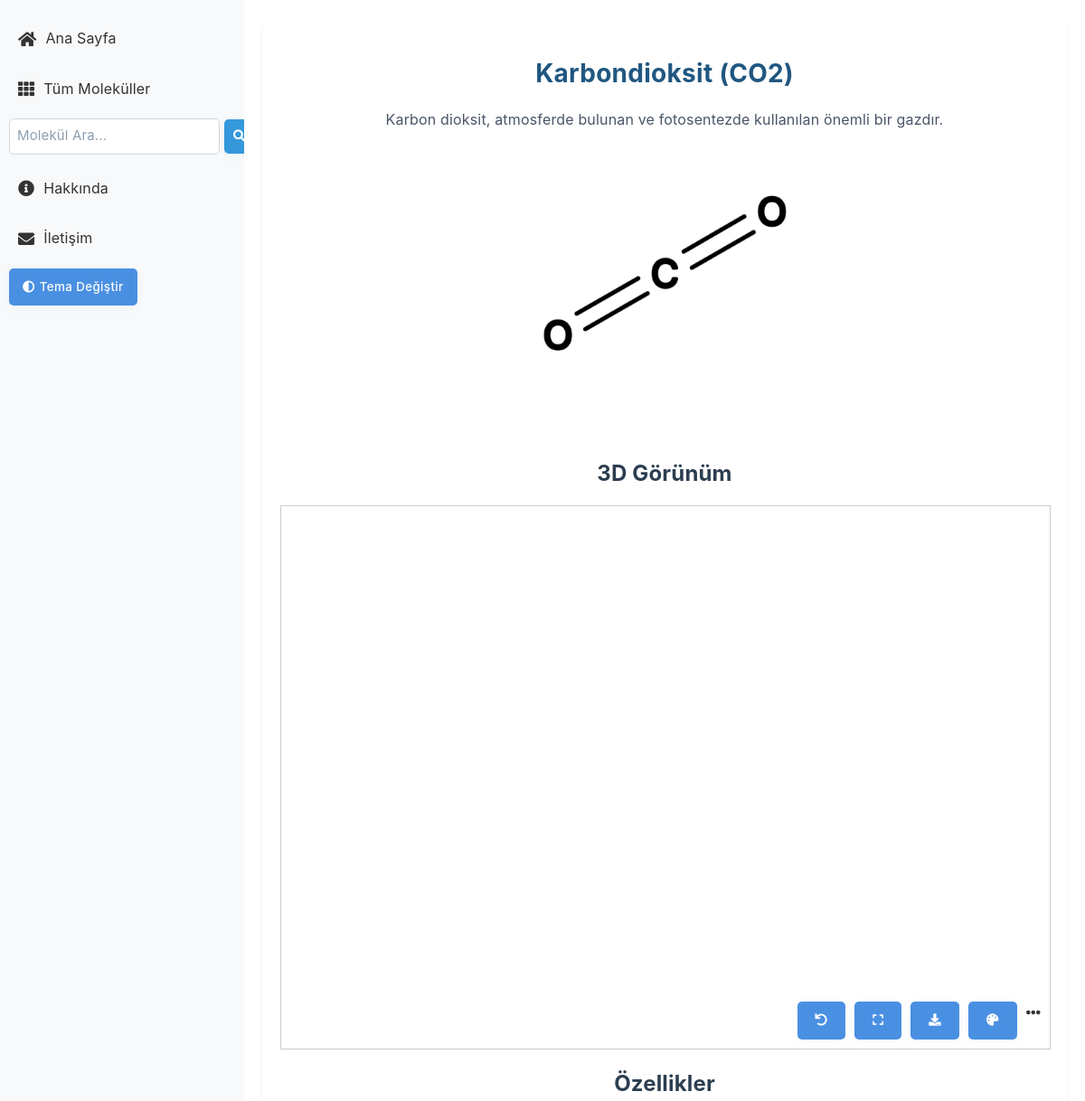
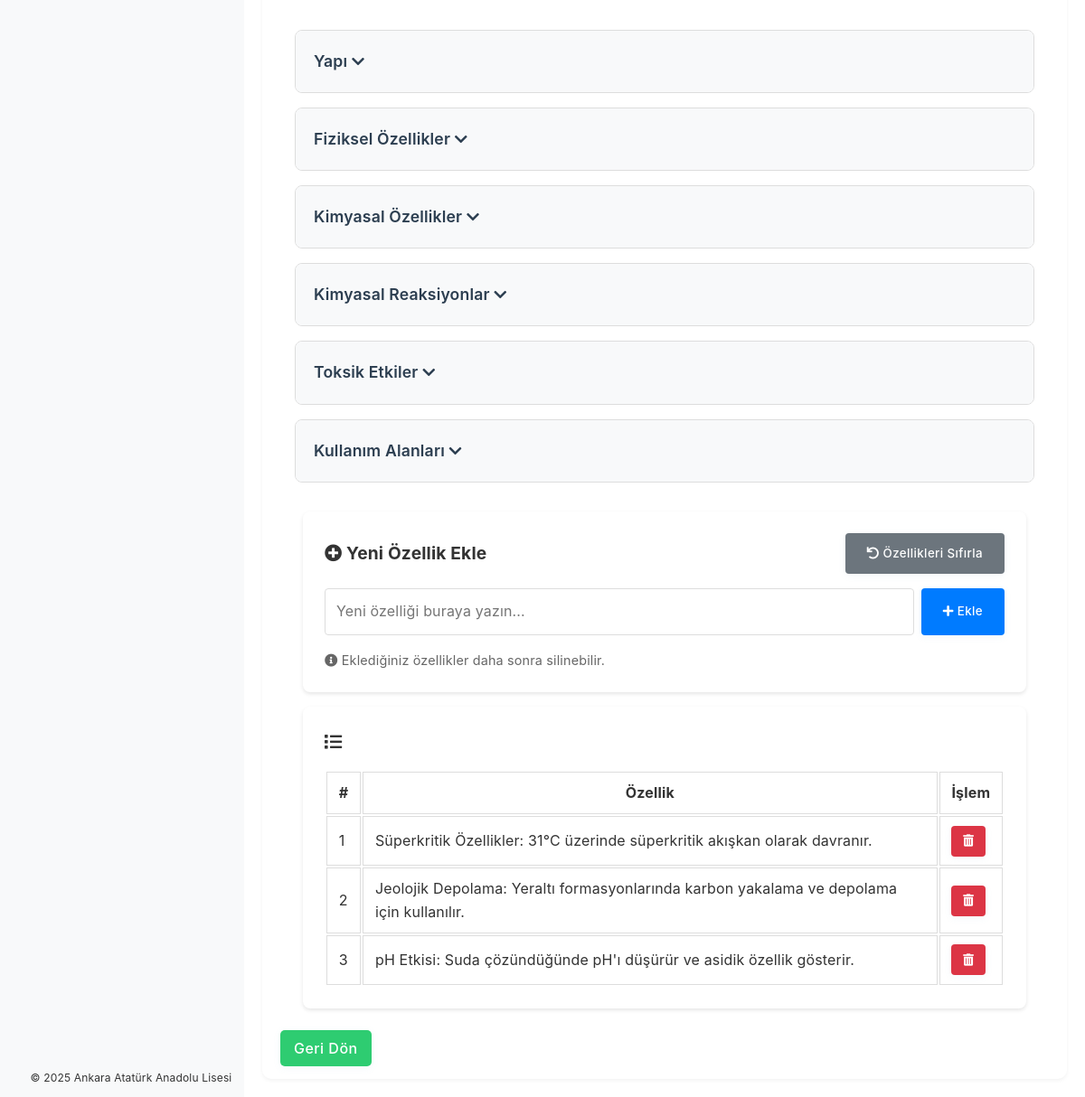
Page /molekul/CO2 on the committed database (2 pictures, top to bottom).
### app.py (models this page shows, shortened)
class Molekul(db.Model):
    id = db.Column(db.Integer, primary_key=True)
    ad = db.Column(db.String(100), nullable=False)
    kimyasal_formul = db.Column(db.String(20), unique=True, nullable=False)
    aciklama = db.Column(db.Text, nullable=False)
    tur = db.Column(db.String(50), nullable=True)  # "iyonik", "kovalent" veya "metalik"
    resim_url = db.Column(db.String(200), nullable=True)  # Molekül resmi için URL
    dosya_3d = db.Column(db.String(200), nullable=True)  # 3D dosya adı
    silinebilir = db.Column(db.Boolean, default=True)

class MolekulYapisi(db.Model):
    id = db.Column(db.Integer, primary_key=True)
    resim_url = db.Column(db.String(200), nullable=False)  # Yapısal görünüm resmi için URL
    molekul_id = db.Column(db.Integer, db.ForeignKey('molekul.id'), nullable=False)
    molekul = db.relationship('Molekul', backref=db.backref('yapisal_gorunum', lazy=True))

class Ozellik(db.Model):
    id = db.Column(db.Integer, primary_key=True)
    tanim = db.Column(db.String(100), nullable=False)
    molekul_id = db.Column(db.Integer, db.ForeignKey('molekul.id'), nullable=False)
    molekul = db.relationship('Molekul', backref=db.backref('ozellikler', lazy=True))
    aktif = db.Column(db.Boolean, default=True)
    silinebilir = db.Column(db.Boolean, default=True)

### app.py (the view)
@app.route('/molekul/<kimyasal_formul>')
def molekul_detay(kimyasal_formul):
    molekul = Molekul.query.filter_by(kimyasal_formul=kimyasal_formul).first()
    if molekul:
        ozellikler = molekul.ozellikler  # Molekülün özelliklerini al
        return render_template('molekul.html', molekul=molekul, ozellikler=ozellikler)
    else:
        return "Molekül bulunamadı!"

### app.py (called while the page is built)
def static_asset_url(filename, subdir=None, external=False):
    return url_for(
        'static',
        filename=_resolve_static_filename(filename, subdir),
        _external=external
    )

def static_asset_name(filename, subdir=None):
    resolved = _resolve_static_filename(filename, subdir)
    return Path(resolved).name if resolved else ''

@app.context_processor
def inject_nav_links():
    return dict(
        nav_links=nav_links,
        static_asset_url=static_asset_url,
        static_asset_name=static_asset_name
    )

### templates/molekul.html (shortened to what this page needs)
{% extends "base.html" %}
{% block content %}
<div class="container molekul-detay-container">
    <div class="molekul-header">
        <h1 class="molekul-title">{{ molekul.ad }} ({{ molekul.kimyasal_formul }})</h1>
        <p class="molekul-description">{{ molekul.aciklama }}</p>
    </div>
    <div class="molekul-images">
        <img src="{{ static_asset_url(molekul.yapisal_gorunum[0].resim_url) }}" alt="{{ molekul.ad }} Yapısal Görünüm" class="large-image">
    </div>
    <h2>3D Görünüm</h2>
    {% if molekul.dosya_3d %}
    <div id="visualization-container" style="width: 100%; height: 600px; border: 1px solid #ccc; position: relative;">
        <div id="3d-viewer" style="width: 100%; height: 100%; position: relative;">
            <div id="controls" style="position: absolute; bottom: 10px; right: 10px; z-index: 1000; display: flex; gap: 10px;">
                <button id="reset-view" class="control-btn" title="Görünümü Sıfırla">
                    <i class="fas fa-undo"></i>
                </button>
                <button id="fullscreen" class="control-btn" title="Tam Ekran">
                    <i class="fas fa-expand"></i>
                </button>
                <button id="download-model" class="control-btn" title="Molekülü İndir">
                    <i class="fas fa-download"></i>
                </button>
                <button id="change-color" class="control-btn" title="Renk Değiştir">
                    <i class="fas fa-palette"></i>
                </button>
                <div id="more-options" class="control-btn" title="Daha Fazla">
                    <i class="fas fa-ellipsis-h"></i>
                </div>
            </div>
        </div>
    </div>
    {% else %}
    <p>Bu molekül için 3D dosyası bulunmamaktadır.</p>
    {% endif %}
    <h2>Özellikler</h2>
    <div class="molekul-ozellikler-container">
        <div class="ozellikler-accordion">
            {% set basliklar = ['Yapı', 'Fiziksel Özellikler', 'Kimyasal Özellikler', 'Kimyasal Reaksiyonlar', 'Toksik Etkiler', 'Kullanım Alanları'] %}
            {% for baslik in basliklar %}
                {% for ozellik in ozellikler %}
                    {% if ozellik.aktif and baslik in ozellik.tanim %}
                        <div class="accordion-item">
                            <div class="accordion-header" onclick="toggleAccordion(this)">
                                <div class="header-content">
                                    <span class="property-title">{{ baslik }}</span>
                                    <i class="fas fa-chevron-down"></i>
                                </div>
                            </div>
                        </div>
                    {% endif %}
                {% endfor %}
            {% endfor %}
        </div>
    </div>
    <div class="yeni-ozellik-form">
        <div class="ozellik-card">
            <div class="ozellik-header">
                <h5 class="ozellik-title">
                    <i class="fas fa-plus-circle"></i>
                    Yeni Özellik Ekle
                </h5>
                <button onclick="ozellikleriSifirla()" class="sifirla-btn">
                    <i class="fas fa-undo"></i> Özellikleri Sıfırla
                </button>
            </div>
            <div class="ozellik-input-group">
                <input type="text"
                       id="yeni-ozellik"
                       placeholder="Yeni özelliği buraya yazın..."
                       maxlength="100"
                       onkeydown="if(event.key==='Enter'){event.preventDefault();ozellikEkle();}">
                <button onclick="ozellikEkle()" class="ekle-btn">
                    <i class="fas fa-plus"></i> Ekle
                </button>
            </div>
            <div class="info-text">
                <i class="fas fa-info-circle"></i>
                Eklediğiniz özellikler daha sonra silinebilir.
            </div>
        </div>
        <div class="ozellik-card" style="margin-top:1rem;">
            <h5 class="ozellik-title">
                <i class="fas fa-list"></i>
            </h5>
            <table class="table table-bordered ek-ozellikler-table" style="width:100%;margin-top:1rem;">
                <thead>
                    <tr>
                        <th>#</th>
                        <th>Özellik</th>
                        <th>İşlem</th>
                    </tr>
                </thead>
                <tbody>
                    {% set ek_ozellikler = ozellikler | selectattr('silinebilir') | selectattr('aktif') | list %}
                    {% if ek_ozellikler %}
                        {% for ozellik in ek_ozellikler %}
                        <tr>
                            <td>{{ loop.index }}</td>
                            <td>{{ ozellik.tanim }}</td>
                            <td>
                                <button class="ek-ozellik-sil-btn" onclick="ekOzellikSil({{ ozellik.id }})" title="Sil">
                                    <i class="fas fa-trash-alt"></i>
                                </button>
                            </td>
                        </tr>
                        {% endfor %}
                    {% else %}
                        <tr>
                            <td colspan="3" style="text-align:center;">Ek özellik bulunamadı.</td>
                        </tr>
                    {% endif %}
                </tbody>
            </table>
        </div>
    </div>
    <a href="{{ url_for('tum_molekuller') }}" class="btn btn-secondary">Geri Dön</a>
</div>
{% endblock %}

### rows in the picture
Molekul: ad "Karbondioksit", kimyasal_formul "CO2", aciklama "Karbon dioksit, atmosferde bulunan ve fotosentezde kullanılan önemli bir gazdır."
MolekulYapisi: resim_url.ad (picture)
Ozellik: baslik "Yapı"
Ozellik: baslik "Fiziksel Özellikler"
Ozellik: baslik "Kimyasal Özellikler"
Ozellik: baslik "Kimyasal Reaksiyonlar"
Ozellik: baslik "Toksik Etkiler"
Ozellik: baslik "Kullanım Alanları"
Ozellik: tanim "Süperkritik Özellikler: 31°C üzerinde süperkritik akışkan olarak davranır."
Ozellik: tanim "Jeolojik Depolama: Yeraltı formasyonlarında karbon yakalama ve depolama için kullanılır."
Ozellik: tanim "pH Etkisi: Suda çözündüğünde pH'ı düşürür ve asidik özellik gösterir."
